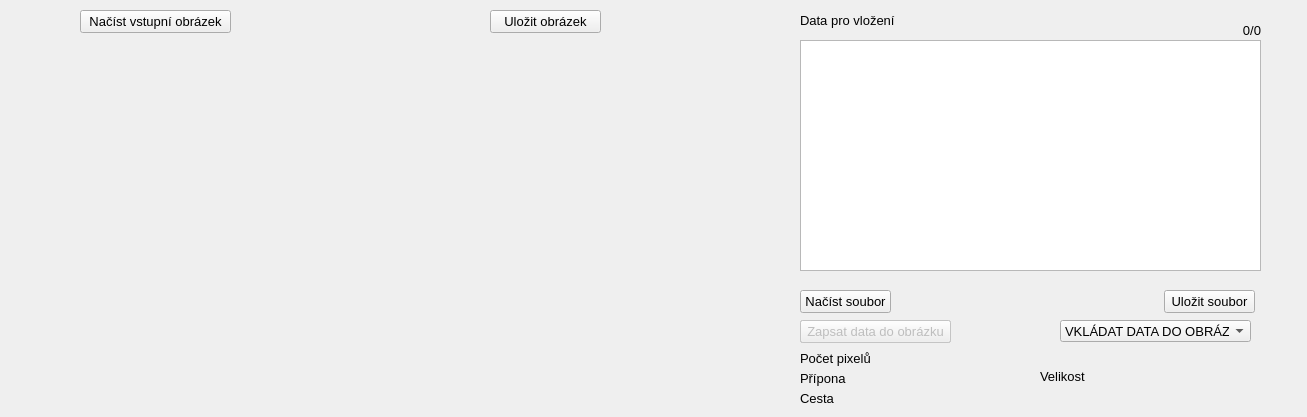
<?xml version="1.0" encoding="UTF-8"?>
<ui version="4.0">
 <class>Form</class>
 <widget class="QWidget" name="Form">
  <property name="geometry">
   <rect>
    <x>0</x>
    <y>0</y>
    <width>1307</width>
    <height>417</height>
   </rect>
  </property>
  <property name="font">
   <font>
    <pointsize>10</pointsize>
   </font>
  </property>
  <property name="contextMenuPolicy">
   <enum>Qt::ActionsContextMenu</enum>
  </property>
  <property name="windowTitle">
   <string>Steganografie</string>
  </property>
  <widget class="QPushButton" name="pushButtonnacist">
   <property name="geometry">
    <rect>
     <x>80</x>
     <y>10</y>
     <width>151</width>
     <height>23</height>
    </rect>
   </property>
   <property name="text">
    <string>Načíst vstupní obrázek</string>
   </property>
  </widget>
  <widget class="QLabel" name="labelINIMG">
   <property name="geometry">
    <rect>
     <x>50</x>
     <y>60</y>
     <width>321</width>
     <height>321</height>
    </rect>
   </property>
   <property name="frameShape">
    <enum>QFrame::NoFrame</enum>
   </property>
   <property name="text">
    <string/>
   </property>
   <property name="scaledContents">
    <bool>false</bool>
   </property>
  </widget>
  <widget class="QLabel" name="labelOUTIMG">
   <property name="geometry">
    <rect>
     <x>390</x>
     <y>60</y>
     <width>321</width>
     <height>321</height>
    </rect>
   </property>
   <property name="frameShape">
    <enum>QFrame::NoFrame</enum>
   </property>
   <property name="text">
    <string/>
   </property>
   <property name="scaledContents">
    <bool>false</bool>
   </property>
  </widget>
  <widget class="QPushButton" name="pushButtonuloz">
   <property name="enabled">
    <bool>true</bool>
   </property>
   <property name="geometry">
    <rect>
     <x>490</x>
     <y>10</y>
     <width>111</width>
     <height>23</height>
    </rect>
   </property>
   <property name="text">
    <string>Uložit obrázek</string>
   </property>
  </widget>
  <widget class="QPushButton" name="pushButtonZiskejdata">
   <property name="geometry">
    <rect>
     <x>800</x>
     <y>320</y>
     <width>151</width>
     <height>23</height>
    </rect>
   </property>
   <property name="text">
    <string>Přečíst data</string>
   </property>
  </widget>
  <widget class="QPushButton" name="pushButtonload">
   <property name="geometry">
    <rect>
     <x>800</x>
     <y>290</y>
     <width>91</width>
     <height>23</height>
    </rect>
   </property>
   <property name="text">
    <string>Načíst soubor</string>
   </property>
  </widget>
  <widget class="QPushButton" name="pushButtonsave">
   <property name="geometry">
    <rect>
     <x>1164</x>
     <y>290</y>
     <width>91</width>
     <height>23</height>
    </rect>
   </property>
   <property name="text">
    <string>Uložit soubor</string>
   </property>
  </widget>
  <widget class="QPlainTextEdit" name="plainTextEdit">
   <property name="geometry">
    <rect>
     <x>800</x>
     <y>40</y>
     <width>461</width>
     <height>231</height>
    </rect>
   </property>
  </widget>
  <widget class="QPushButton" name="pushButtonzapsat">
   <property name="enabled">
    <bool>false</bool>
   </property>
   <property name="geometry">
    <rect>
     <x>800</x>
     <y>320</y>
     <width>151</width>
     <height>23</height>
    </rect>
   </property>
   <property name="text">
    <string>Zapsat data do obrázku</string>
   </property>
  </widget>
  <widget class="QLabel" name="label">
   <property name="geometry">
    <rect>
     <x>800</x>
     <y>10</y>
     <width>121</width>
     <height>21</height>
    </rect>
   </property>
   <property name="text">
    <string>Data pro vložení</string>
   </property>
  </widget>
  <widget class="QLabel" name="labelinfo">
   <property name="geometry">
    <rect>
     <x>1070</x>
     <y>20</y>
     <width>191</width>
     <height>20</height>
    </rect>
   </property>
   <property name="text">
    <string>0/0</string>
   </property>
   <property name="alignment">
    <set>Qt::AlignRight|Qt::AlignTrailing|Qt::AlignVCenter</set>
   </property>
  </widget>
  <widget class="QComboBox" name="comboBox">
   <property name="geometry">
    <rect>
     <x>1060</x>
     <y>320</y>
     <width>191</width>
     <height>22</height>
    </rect>
   </property>
   <item>
    <property name="text">
     <string>VKLÁDAT DATA DO OBRÁZKU</string>
    </property>
   </item>
   <item>
    <property name="text">
     <string>ČÍST DATA Z OBRÁZKU</string>
    </property>
   </item>
  </widget>
  <widget class="QLabel" name="label_2">
   <property name="geometry">
    <rect>
     <x>800</x>
     <y>350</y>
     <width>91</width>
     <height>16</height>
    </rect>
   </property>
   <property name="text">
    <string>Počet pixelů</string>
   </property>
  </widget>
  <widget class="QLabel" name="label_3">
   <property name="geometry">
    <rect>
     <x>800</x>
     <y>370</y>
     <width>91</width>
     <height>16</height>
    </rect>
   </property>
   <property name="text">
    <string>Přípona</string>
   </property>
  </widget>
  <widget class="QLabel" name="label_4">
   <property name="geometry">
    <rect>
     <x>910</x>
     <y>350</y>
     <width>91</width>
     <height>16</height>
    </rect>
   </property>
   <property name="text">
    <string/>
   </property>
  </widget>
  <widget class="QLabel" name="label_5">
   <property name="geometry">
    <rect>
     <x>910</x>
     <y>370</y>
     <width>91</width>
     <height>16</height>
    </rect>
   </property>
   <property name="text">
    <string/>
   </property>
  </widget>
  <widget class="QLabel" name="label_6">
   <property name="geometry">
    <rect>
     <x>800</x>
     <y>390</y>
     <width>51</width>
     <height>16</height>
    </rect>
   </property>
   <property name="text">
    <string>Cesta</string>
   </property>
  </widget>
  <widget class="QLabel" name="label_7">
   <property name="geometry">
    <rect>
     <x>1040</x>
     <y>366</y>
     <width>51</width>
     <height>20</height>
    </rect>
   </property>
   <property name="text">
    <string>Velikost</string>
   </property>
  </widget>
  <widget class="QLabel" name="label_8">
   <property name="geometry">
    <rect>
     <x>1090</x>
     <y>370</y>
     <width>171</width>
     <height>16</height>
    </rect>
   </property>
   <property name="text">
    <string/>
   </property>
  </widget>
  <widget class="QLabel" name="label_9">
   <property name="geometry">
    <rect>
     <x>840</x>
     <y>390</y>
     <width>421</width>
     <height>16</height>
    </rect>
   </property>
   <property name="text">
    <string/>
   </property>
   <property name="scaledContents">
    <bool>true</bool>
   </property>
  </widget>
 </widget>
 <resources/>
 <connections/>
</ui>
